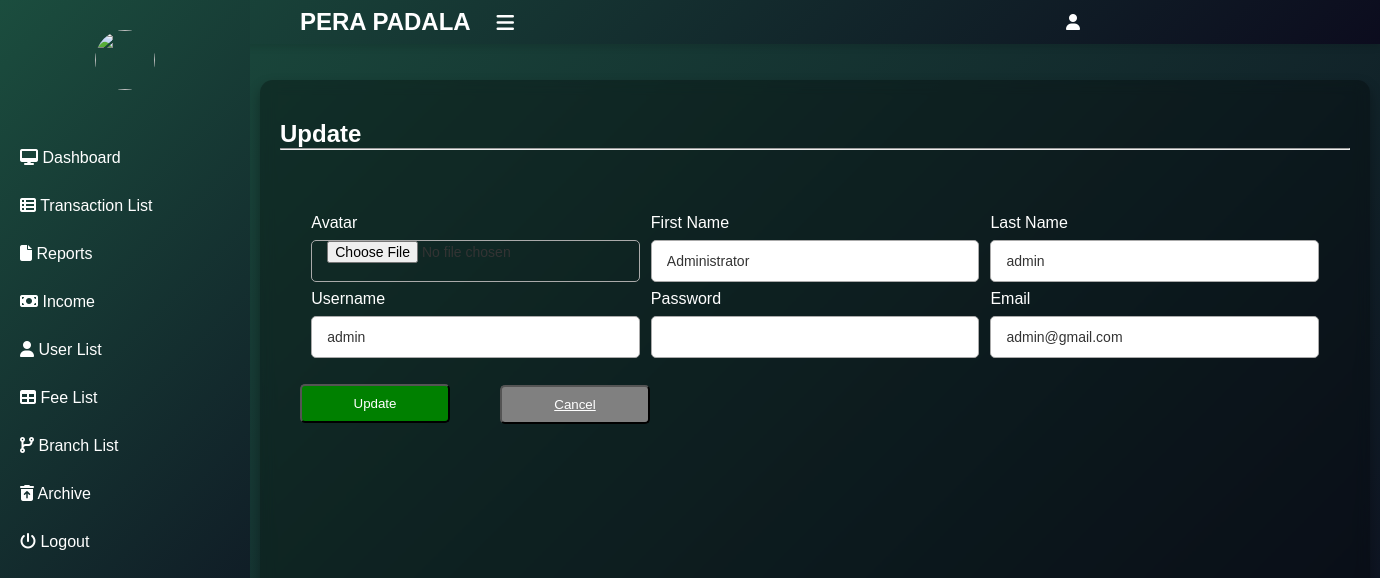
/user_update.php?id=1, run on the app's committed database.
### tables this page shows
CREATE TABLE `users` (
  `user_id` int(11) NOT NULL,
  `username` varchar(50) NOT NULL,
  `password` varchar(255) NOT NULL,
  `email` varchar(100) NOT NULL,
  `first_name` varchar(50) NOT NULL,
  `last_name` varchar(50) NOT NULL,
  `role` enum('admin','staff') DEFAULT 'staff',
  `created_at` timestamp NOT NULL DEFAULT current_timestamp(),
  `image` varchar(200) NOT NULL,
  `branch_from` int(30) NOT NULL
);

### user_update.php (the view, shortened to what this page needs)
<?php
include 'connect.php';
if ($_SERVER["REQUEST_METHOD"] === "GET" && isset($_GET['id'])) {
    $user_id = $_GET['id'];
    $sql = "SELECT * FROM users WHERE user_id = ?";
    $stmt = $conn->prepare($sql);
    $stmt->bind_param("i", $user_id);
    $stmt->execute();
    $result = $stmt->get_result();
    if ($result->num_rows === 1) {
        $row = $result->fetch_assoc();
        $first_name = $row['first_name'];
        $last_name = $row['last_name'];
        $username = $row['username'];
        $password = $_POST["password"];
        $email = $row['email'];
        ?>
        <?php
    } else {
        echo "User not found.";
    }
}
?>
<!DOCTYPE html>
<html>
<head>
    <link rel="stylesheet" href="https://stackpath.bootstrapcdn.com/font-awesome/4.7.0/css/font-awesome.min.css">
    <link rel="stylesheet" type="text/css" href="css/fontawesome/css/all.css">
</head>
<body>
    <header class="header">
        <h2 class="u-name">PERA <b>PADALA</b>
            <label for="checkbox">
                <i id="navbtn" class="fa fa-bars" aria-hidden="true"></i>
            </label>
        </h2>
        <i class="fa fa-user" aria-hidden="true"></i>
    </header>
    <div class="body">
        <nav class="side-bar">
            <div class="user-p">
                <img style="height:60px; width:60px;" src="<?php echo $_SESSION['user_image']; ?>">
            </div>
                    <ul>
                <li>
                    <a href="admin_dashboard.php">
                        <i class="fa fa-desktop" aria-hidden="true"></i>
                        <span>Dashboard</span>
                    </a>
                </li>
            <li>
                    <a href="list.php">
                        <i class="fas fa-regular fa-table-list" aria-hidden="true"></i>
                        <span>Transaction List</span>
                    </a>
                </li>
                <li>
                    <a href="report.php">
                        <i class="fas fa-light fa-file" aria-hidden="true"></i>
                        <span>Reports</span>
                    </a>
                </li>
                    <li>
                    <a href="income.php">
                        <i class="fas fa-light fa-money-bill"aria-hidden="true"></i>
                        <span>Income</span>
                    </a>
                </li>
                <li>
                    <a href="user.php">
                        <i class="fas fa-solid fa-user" style="color: #ffffff;" aria-hidden="true"></i>
                        <span>User List</span>
                    </a>
                </li>
                    <li>
                    <a href="fee.php">
                        <i class="fas fa-regular fa-table" style="color: #ffffff;" aria-hidden="true"></i>
                        <span>Fee List</span>
                    </a>
                </li>
                    <li>
                    <a href="branch.php">
                        <i class="fas fa-code-branch" style="color: #ffffff;" aria-hidden="true"></i>
                        <span>Branch List</span>
                    </a>
                </li>
                <li>
                    <a href="archive1.php">
                        <i class="fas fa-solid fa-trash-can-arrow-up" style="color: #ffffff;" aria-hidden="true"></i>
                        <span>Archive</span>
                    </a>
                </li>
                <li>
                    <a href="logout.php">
                        <i class="fa fa-power-off" aria-hidden="true"></i>
                        <span>Logout</span>
                    </a>
                </li>
            </ul>
        </nav>
<section  style="color: white;" class="section-1">
    <main class="table" style="width:1110px; background-color: rgba(0, 0, 0, 0.3);">
        <section class="table__header">
            <h2 style="margin-top: 20px; ">Update</h2>
             </section>
             <hr>
            <div class="container">
             <form method="POST" enctype="multipart/form-data">
                <div class="form first">
                    <br>
                        <div>
                        <div class="field">
                            <div class="input-field">
                                <label>Avatar</label>
                            <input type="file" name="file"  required>
                            </div>
                            <div class="input-field">
                                <label>First Name</label>
                                <input type="text" name="firstname" value="<?php echo $first_name; ?>" required>
                            </div>
                            <div class="input-field">
                                <label>Last Name</label>
                                <input type="text" name="lastname" value="<?php echo $last_name; ?>" required>
                            </div>
                            <div class="input-field">
                                <label>Username</label>
                                <input type="text" name="username" value="<?php echo $username; ?>" required>
                            </div>
                            <div class="input-field">
                                <label>Password</label>
                                <input type="text" name="password" value="<?php echo $password; ?>" required>
                            </div>
                            <div class="input-field">
                                <label>Email</label>
                                <input type="text" name="email" value="<?php echo $email; ?>" required>
                            </div>
                        </div>
                <div class="btn">
                                <br>
                                <input style="padding: 10px ; border-radius: 5px; width: 150px; color: white; background-color: green; scroll-margin-bottom: 50px; " type="submit" name="submit" value="Update" required></input>
                                <div class="btn" style="margin-left: 200px; margin-top: -76px">
                                <br>
                                <button style="padding: 10px ; border-radius: 5px; width: 150px; color: white; background-color: gray; margin-top:20px"  name=""  required ><a href="user.php" style="color:white">Cancel</a> </button>
                            </div>
                    </div>
                </div>
            </form>
    </div>
    </main>
</section>
    </div>
</body>
</html>

### user_update.php (style rules this page uses)
#navbtn { display: inline-block; margin-left: 20px; font-size: 20px; transition: 500ms color; }
:root { --poppins: 'Poppins', sans-serif; --lato: 'Lato', sans-serif; --light: #F9F9F9; --blue: #3C91E6; --dark-green: #1b4d3e; --light-green: #388e3c; --grey: #333; --dark-grey: #AAAAAA; --dark: #2C3E50; --red: #DB504A; --yellow: #FFCE26; --orange: #FD7238; --green: #28a745; }
*, *::before, *::after { margin: 0; padding: 0; box-sizing: border-box; }
body { font-family: var(--poppins); background: linear-gradient(135deg, var(--dark-green), #0c0c1e); color: white; height: 100%; }
body, html { height: 100%; }
.container { display: flex; justify-content: space-between; flex-wrap: wrap; padding: 20px; }
.side-bar { background: linear-gradient(135deg, var(--dark-green), #0c0c1e); color: white; width: 250px; height: 100%; position: fixed; padding-top: 20px; top: 0; left: 0; z-index: 1000; transition: width 0.3s ease-in-out; }
.side-bar a { text-decoration: none; color: white; display: block; padding: 15px 20px; font-size: 16px; transition: background-color 0.3s ease; }
.side-bar .user-p { text-align: center; padding: 10px; margin-bottom: 20px; }
.side-bar .user-p img { border-radius: 50%; width: 60px; height: 60px; }
header { background: linear-gradient(136deg, var(--dark-green), #0c0c1e); padding: 8px 300px; color: white; display: flex; justify-content: space-between; align-items: center; z-index: 100; position: fixed; top: 0; left: 0; right: 0; box-shadow: 0 4px 6px rgba(0, 0, 0, 0.1); }
header h2 { font-size: 24px; }
header i { font-size: 24px; cursor: pointer; }
.body { margin-left: 260px; padding-top: 80px; }
.container form { position: relative; margin-top: 16px; min-height:490px ; }
.container form .field { display: flex; align-items: center; justify-content: space-evenly; flex-wrap: wrap; }
form .field .input-field { display: flex; width: calc(100% / 3 - 15px); flex-direction: column; }
.input-field input { outline: none; font-size: 14px; font-weight: 400; color: #333; border-radius: 5px ; border:1px solid #aaa; padding: 0 15px; height: 42px; margin: 8px 0; }
main.table { padding: 20px; width: 82vw; height: 100vh; background-color: #fff5; backdrop-filter: blur(7px); box-shadow: 0 .4rem .8rem #0005; border-radius: .8rem; overflow: auto; }

### data on the page
users: firstname "Administrator", lastname "admin", username "admin", email "admin@gmail.com"
